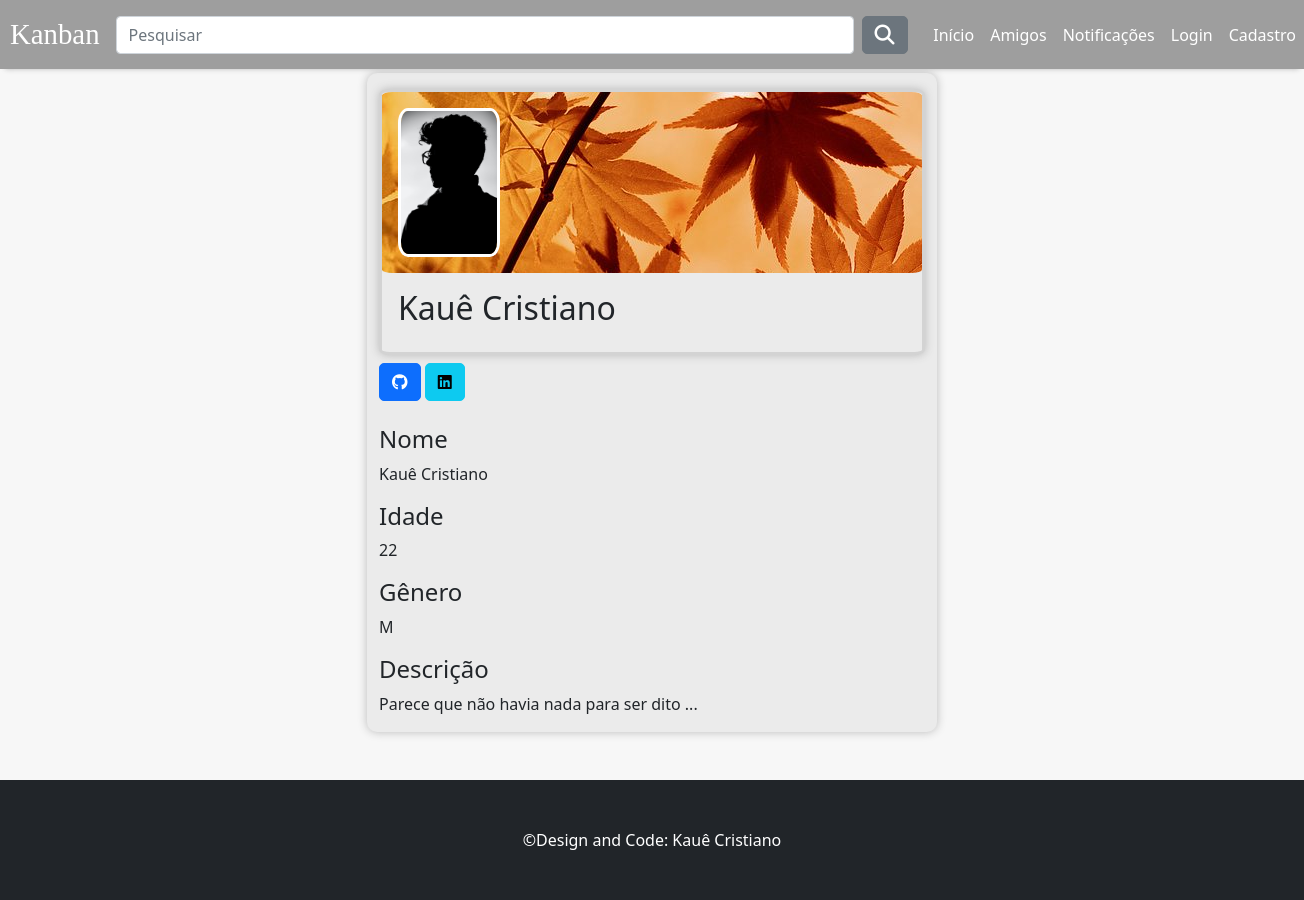
/perfil/kauepsa/, run on an earlier commit of the app's database.
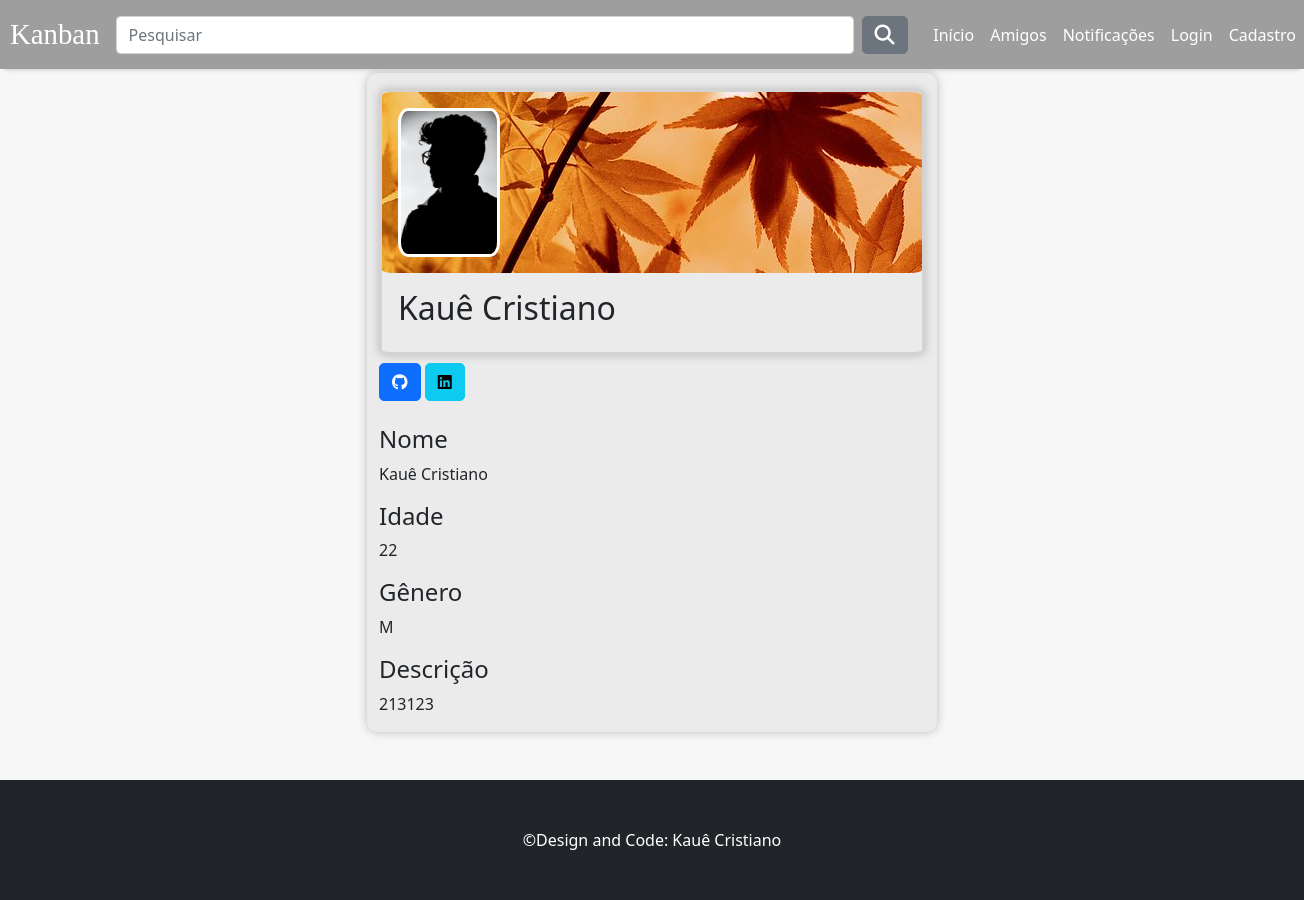
And on a later commit of the database.
### main/models.py (models this page shows, shortened)
class Perfil(models.Model):
    user = models.OneToOneField(User, on_delete=models.CASCADE, related_name='profile')
    nome = models.CharField(max_length=100)
    idade = models.IntegerField()
    genero = models.CharField(max_length=100)
    descricao = models.CharField(max_length=500, null=True)
    useremail = models.EmailField(max_length=100)
    foto_perfil = models.ImageField(upload_to='imagens/perfil/', null=True)
    foto_banner = models.ImageField(upload_to='imagens/banner/', null=True)
    linkedin = models.URLField(null=True)
    github = models.URLField(null=True)

### main/views.py (the view)
# urls.py: path('perfil/<str:username>/', views.PerfilPublico, name='perfil_detail'),
def PerfilPublico(request, username):
    try:
        perfil = Perfil.objects.get(user__username=username)
    except Perfil.DoesNotExist:
        messages.error(request, 'Usuário não existe')
        raise Http404('Usuário não existe')
    return render(request, 'main/teste.html', {'perfil': perfil})

### main/templates/main/teste.html (shortened to what this page needs)
{% extends 'main/base.html' %}
{% load static %}
{% block content %}
<div class="container">
    <div class="row justify-content-center align-items-center d-flex">
        <div class="col-lg-6 mt-1 mb-5">
            <div class="card mt-3" id="profile-card" style="border-radius: 2%;">
                {% if perfil.foto_banner %}
                <div class="card-body" style="background-image: url({{ perfil.foto_banner.url }});
                border-radius: 2%;">
                {% else %}
                <div class="card-body" style="background-image: url({% static 'imagens/default/foto_banner_default.jpg' %})">
                {% endif %}
                    {% if perfil.foto_perfil %}
                    <img class="card-img-top" src="{{ perfil.foto_perfil.url }}" style="max-width: 20%; max-height:20%;
                    border-radius: 10%; border: 3px solid white;">
                    {% else %}
                    <img class="card-img-top" src="{% static 'imagens/default/foto_perfil_default.jpg' %}"
                    style="width: 120px; height:120px; border-radius: 10%; border: 3px solid white;">
                    {% endif %}
                </div>
                <div class="card-title m-3"><h2>{{ perfil.nome }}</h2></div>
            </div>
            <div class="box mt-2 mb-4 justify-content-center rounded">
                {% if perfil.github %}
                <a href="https://{{ perfil.github }}" target="_blank" rel="noopener noreferrer" class="btn btn-primary">
                    <i class="fab fa-github"></i>
                </a>
                {% endif %}
                {% if perfil.linkedin %}
                <a href="https://{{ perfil.linkedin }}" target="_blank" rel="noopener noreferrer" class="btn btn-info">
                    <i class="fab fa-linkedin"></i>
                </a>
                {% endif %}
            </div>
            <h4> Nome</h4>
            <p>{{ perfil.nome }}</p>
            <h4> Idade</h4>
            <p>{{ perfil.idade }}</p>
            <h4> Gênero</h4>
            <p>{{ perfil.genero }}</p>
            <h4>Descrição</h4>
            {% if not perfil.descricao %}
            <p>Parece que não havia nada para ser dito ...</p>
            {% else %}
            <p>{{ perfil.descricao }}</p>
            {% endif %}
        </div>
    </div>
</div>
{% endblock %}

### main/templates/main/base.html (shortened to what this page needs)
<!DOCTYPE html>
<html lang="en">
<head>
    {% load static %}
    <link rel="stylesheet" href="https://cdnjs.cloudflare.com/ajax/libs/twitter-bootstrap/5.1.3/css/bootstrap.min.css">
    <link rel="stylesheet" href="{% static 'css/styles.css' %}">
    <link href="https://maxcdn.bootstrapcdn.com/font-awesome/4.2.0/css/font-awesome.min.css" rel="stylesheet">
</head>
<body>
    {% include 'main/navbar.html' %}
    {% block content %}
    {% endblock %}
<footer class="py-5 bg-dark">
    <div class="container"><p class="m-0 text-center text-white">&copy;Design and Code: Kauê Cristiano</p></div>
</footer>
</body>
</html>

### main/templates/main/navbar.html (shortened to what this page needs)
{% block content %}
<nav class="navbar navbar-expand-lg">
      <a class="navbar-brand" id="name" href="{% url 'index' %}">Kanban</a>
      <form class="d-flex" style="min-width: 100vh;">
        <input class="form-control me-2" type="search" placeholder="Pesquisar" aria-label="Pesquisar" id="search-bar">
        <button class="btn btn-secondary ms-auto me-2" type="submit"><i class="fas fa-search fa-lg"></i></button>
      </form>
      <div class="collapse navbar-collapse justify-content-end text-center" id="navbarNav">
        <ul class="navbar-nav">
          <li class="nav-item">
            <a class="nav-link" href="{% url 'index' %}">Início</a>
          </li>
          <li class="nav-item">
            <a class="nav-link" href="#">Amigos</a>
          </li>
          <li class="nav-item">
            <a class="nav-link" href="#">Notificações</a>
          </li>
          {% if user.is_authenticated %}
          <div class="nav-item dropdown">
            <a class="nav-link dropdown-toggle" href="#" id="navbarDropdownMenuLink" role="button" data-bs-toggle="dropdown" aria-haspopup="true" aria-expanded="false">
              {{ user.username }}
            </a>
            <div class="dropdown-menu dropdown-menu-end bg-dark text-center" aria-labelledby="navbarDropdownMenuLink">
              <a class="dropdown-item" href="{% url 'perfil' %}">Perfil</a>
              <a class="dropdown-item" href="{% url 'listar_projetos' %}">Projetos</a>
              <a class="dropdown-item" href="#">Amigos</a>
              <div class="dropdown-divider"></div>
              <a class="dropdown-item" href="{% url 'logout' %}">Logout</a>
            </div>
          </div>
        {% else %}
          <li class="nav-item">
            <a class="nav-link" href="{% url 'login' %}">Login</a>
          </li>
          <li class="nav-item">
            <a class="nav-link" href="{% url 'cadastro' %}">Cadastro</a>
          </li>
        {% endif %}
        </ul>
      </div>
  </nav>
{% endblock %}

### main/static/css/styles.css (style rules this page uses)
body { background-color: #f7f7f7; }
.col-lg-6, .col-lg-5, .col-auto { background-color: #ebebeb; border-radius: 10px; box-shadow: 0px 0px 10px #b9b9b9; }
.btn { border-radius: 5px; }
.navbar { background-color: #9e9e9e; box-shadow: 0px 5px 5px -5px #b9b9b9; margin-bottom: 0; }
.navbar a { color: rgb(255, 255, 255); }
#name { margin-left: 10px; font-family: "Brush Script MT", Times, serif; font-size: 1.8em; }
.card { background-color: whitesmoke; border: 3px solid lightgray ; }

### main/templates/main/navbar.html (style rules this page uses)
a { color: white; }

What changed in the data, as far as the page shows it:
changed Perfil "Kauê Cristiano": descricao (not shown) → "213123"
Also different on the page:
text no longer shown: "Parece que não havia nada para ser dito ..."
